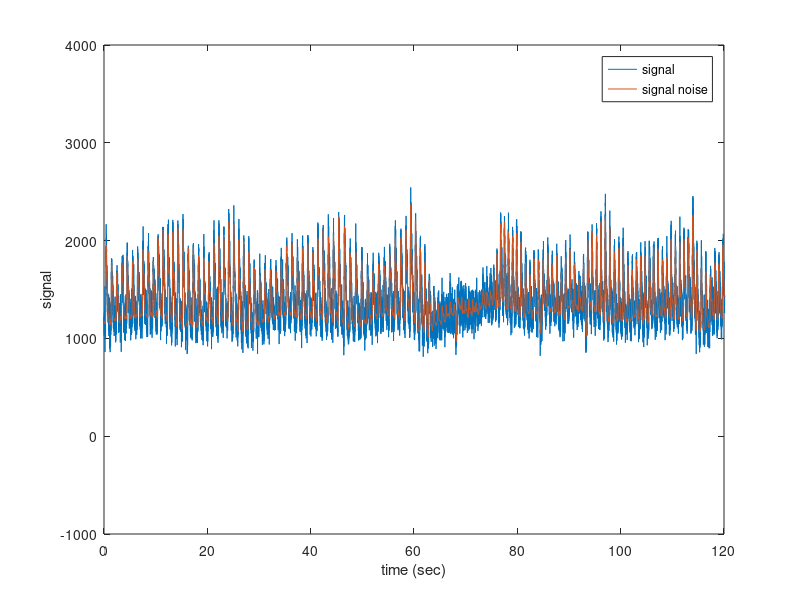

MATLAB code for this plot: (Note: this script raises an error after producing the figure.)
%% Algorithm 2: Using the Kalman filter for denoising of PPG 
clear all
close all
clc

addpath(genpath('./functions'));
addpath(genpath('./signals'));

%% Signal and data definitions

signal = load('perfect_ppg.mat');
signal = signal.perfect_ppg;
time = load('time_perfect_ppg.mat');
time = time.time_perfect_ppg;
time = (time-time(1))*10^(-3);

Fs = 128; % sampling frequency

time_min = 1:floor(Fs*60):length(signal);

% Generate original signal and a noisy version adding
% a standard Gaussian white noise.
snr = -20;
EB_N0 = 1;
v_bbgc = 10^(-snr(EB_N0)/10);
signal_noise = signal+v_bbgc*randn(1,length(signal))';

figure, plot(time,signal_noise)
hold all
plot(time,signal), axis([0 120 -1000 4000])
xlabel('time (sec)')
ylabel('signal')
legend('signal','signal noise')
%% Kalman Filter
signal_noisefree = [];
for t = 1:length(time_min)-1
    x = signal_noise(time_min(t):time_min(t+1));
    n = length(x);
    Order = 55;
    
    Phi_k =  eye(Order);
    
    R = v_bbgc;
    
    X_0_0 = ones(1,Order);
    
    alpha = 10^5;
    P_0_0 = alpha*eye(Order);
    
    [ X_correct, M] = kalman( Phi_k, R, x ,Order, X_0_0, P_0_0);
    
    signal_inter = conv(x,M(end,:));
    signal_inter = signal_inter(Order:end);
    signal_noisefree = [signal_noisefree; signal_inter];
end

%% smoothing of the signal

windowSize = 15;
b = (1/windowSize)*ones(1,windowSize);
a = 1;
signal_filt = filtfilt(b,a,signal_noisefree);

figure
plot(signal)
hold all
plot(signal_noisefree)
plot(signal_filt)
legend('s','k','f')

xd = signal_filt;
pulse_min = zeros(1,length(time_min)-1);
ind_R = [];
R = [];

b = [2,1,0,-1,-2];
a = 1;
filter_size = length(b);
signal_filter = filter([2,1,0,-1,-2],1,xd);

threshold = signal_filter>0;
signal_filter = signal_filter.*threshold;

time_10S = 1:floor(Fs*10):length(xd);

for p = 1:length(time_10S)-1
    x = signal_filter(time_10S(p):time_10S(p+1));
    [R_inter, ind_R_inter] = findpeaks(x,Fs,'MinPeakDistance',60/200);
    
    mean_R_inter = mean(R_inter);
    median_R_inter = median(R_inter);
    threshold = R_inter>0.2*(mean_R_inter+median_R_inter)/2;
    
    R_inter = R_inter.*threshold;
    ind_R_inter = ind_R_inter.*threshold;
    R_inter = R_inter(R_inter~=0);
    ind_R_inter = ind_R_inter(ind_R_inter~=0);
    
    ind_R_inter = ind_R_inter+time(time_10S(p));
    
    ind_R = [ind_R ;ind_R_inter];
    R = [R; R_inter];
end

if ind_R(1)<filter_size
    ind_R = ind_R(2:end);
    R = R(2:end);
end

R_diff = diff(R);

threshold = 0.7*max(abs(R_diff));

for k=1:length(R_diff)
    if abs(R_diff(k))>= threshold
        R(k+1)=0;
        ind_R(k+1)=0;
        
        if R_diff(k)>0
            R(k)=0;
            ind_R(k)=0;
        end
    end
end

R = R(R~=0);
ind_R = ind_R(ind_R~=0);

%% Pulse Detection
for k = 1:length(time_min)-1
    for p = 1:length(ind_R)
        if ind_R(p)*Fs>time_min(k) && ind_R(p)*Fs<time_min(k+1)
            pulse_min(k) = pulse_min(k)+1;
        end
    end
end

[ pulse ] = heart_rate(ind_R);

figure,
plot(time,signal-mean(signal))
hold on
plot((0:length(signal_filter)-1)/Fs,signal_filter),
plot(ind_R, R,'gx','linewidth',2),
legend('signal norm','signal filter', 'Peack Detection')
xlabel('time in sec')
ylabel('signal')
title('Peack detection of a PPG')

figure, plot(pulse)
title('heart rate')
